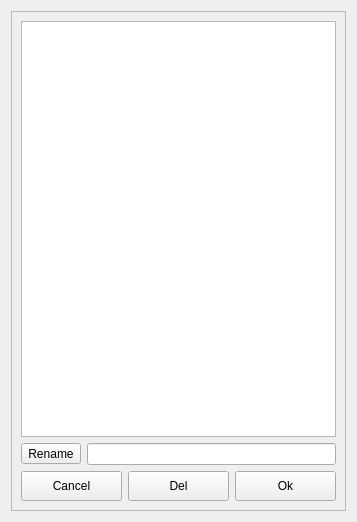
<?xml version="1.0" encoding="UTF-8"?>
<ui version="4.0">
 <class>dlgList</class>
 <widget class="QDialog" name="dlgList">
  <property name="geometry">
   <rect>
    <x>0</x>
    <y>0</y>
    <width>357</width>
    <height>522</height>
   </rect>
  </property>
  <property name="windowTitle">
   <string>Dialog</string>
  </property>
  <property name="styleSheet">
   <string notr="true"/>
  </property>
  <layout class="QVBoxLayout" name="verticalLayout_2">
   <item>
    <widget class="QFrame" name="frame">
     <property name="frameShape">
      <enum>QFrame::StyledPanel</enum>
     </property>
     <property name="frameShadow">
      <enum>QFrame::Raised</enum>
     </property>
     <layout class="QVBoxLayout" name="verticalLayout">
      <item>
       <widget class="QListWidget" name="listWidget">
        <property name="styleSheet">
         <string notr="true"/>
        </property>
        <property name="dragDropMode">
         <enum>QAbstractItemView::NoDragDrop</enum>
        </property>
        <property name="defaultDropAction">
         <enum>Qt::CopyAction</enum>
        </property>
        <property name="viewMode">
         <enum>QListView::ListMode</enum>
        </property>
       </widget>
      </item>
      <item>
       <layout class="QHBoxLayout" name="horizontalLayout_2">
        <item>
         <widget class="QToolButton" name="btnRename">
          <property name="sizePolicy">
           <sizepolicy hsizetype="Preferred" vsizetype="Fixed">
            <horstretch>0</horstretch>
            <verstretch>0</verstretch>
           </sizepolicy>
          </property>
          <property name="text">
           <string>Rename</string>
          </property>
         </widget>
        </item>
        <item>
         <widget class="QLineEdit" name="editRename"/>
        </item>
       </layout>
      </item>
      <item>
       <layout class="QHBoxLayout" name="horizontalLayout">
        <item>
         <widget class="QToolButton" name="btnCancel">
          <property name="sizePolicy">
           <sizepolicy hsizetype="Preferred" vsizetype="Fixed">
            <horstretch>0</horstretch>
            <verstretch>0</verstretch>
           </sizepolicy>
          </property>
          <property name="minimumSize">
           <size>
            <width>0</width>
            <height>30</height>
           </size>
          </property>
          <property name="text">
           <string>Cancel</string>
          </property>
         </widget>
        </item>
        <item>
         <widget class="QToolButton" name="btnDel">
          <property name="sizePolicy">
           <sizepolicy hsizetype="Preferred" vsizetype="Fixed">
            <horstretch>0</horstretch>
            <verstretch>0</verstretch>
           </sizepolicy>
          </property>
          <property name="minimumSize">
           <size>
            <width>0</width>
            <height>30</height>
           </size>
          </property>
          <property name="text">
           <string>Del</string>
          </property>
         </widget>
        </item>
        <item>
         <widget class="QToolButton" name="btnOk">
          <property name="sizePolicy">
           <sizepolicy hsizetype="Preferred" vsizetype="Fixed">
            <horstretch>0</horstretch>
            <verstretch>0</verstretch>
           </sizepolicy>
          </property>
          <property name="minimumSize">
           <size>
            <width>0</width>
            <height>30</height>
           </size>
          </property>
          <property name="text">
           <string>Ok</string>
          </property>
         </widget>
        </item>
       </layout>
      </item>
     </layout>
    </widget>
   </item>
  </layout>
 </widget>
 <resources/>
 <connections/>
</ui>
